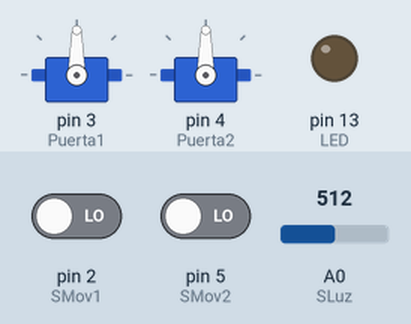
Bench run of a sketch on a simulated Arduino Uno, built with avr-gcc and run on an emulated ATmega328P. Shown: 2 × servo, output pins drawn as LEDs (lit = HIGH). The inputs (shaded band) are chosen by the test bench; at power-on: A0 (SLuz) = 512, pin 5 (SMov2) LOW, pin 2 (SMov1) LOW. At 6.3 s the program stops and its outputs stay as they are.

Above: at 1.2 s.
1.3 s: A0 (SLuz) set to 57
2.8 s: A0 (SLuz) set to 48
At 4.0 s:
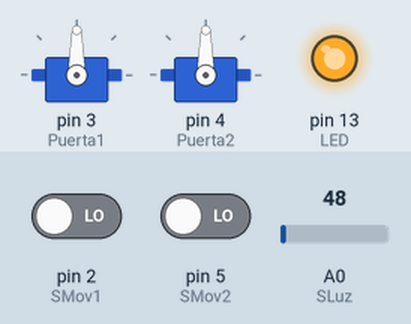
4.3 s: pin 5 (SMov2) driven HIGH
At 5.2 s:
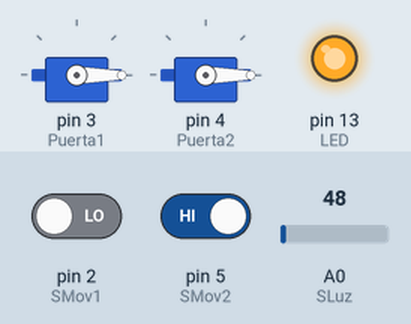
Timing chart, 0 to 7.3 s (numbered marks = the images above; inputs shaded):
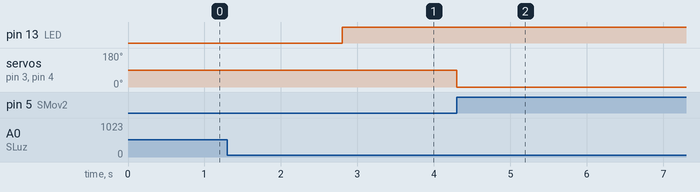

The sketch:

TP_10.ino
```cpp
#include <Servo.h>

#define SMov1 2
#define SMov2 5
#define SLuz A0
#define LED 13

Servo Puerta1;
Servo Puerta2;

void setup() {
  pinMode(SMov1, INPUT);
  pinMode(SMov2, INPUT);
  pinMode(SLuz, INPUT);
  pinMode(LED, OUTPUT);

  Puerta1.attach(3);
  Puerta2.attach(4);
  Serial.begin(9600);
}
//
void loop() {
  detectarLuz(SLuz, LED);
  int Entrada = digitalRead(SMov1);

  while(Entrada == 1){
    abrirPuertas();
  }
  int Salida = digitalRead(SMov2);
  while(Salida == 1){
  	cerrarPuertas();
  }
}

//

void detectarLuz(int dluz,int led) {
  int luz = analogRead( dluz );
  if(luz <= 50){
  	digitalWrite(led, HIGH);
  }else{
  	digitalWrite(led, LOW);
  }
}
void abrirPuertas(){
  Puerta1.write(90);
  Puerta2.write(90);
  delay(1000);
}
void cerrarPuertas() {
  Puerta1.write(0);
  Puerta2.write(0);
  delay(1000);
}
```

Measured:
- the behaviour switches between 51 and 50 on A0 (SLuz) (found by bisection; images 0 and 1)
- after the input at 1.3 s, every drawn part: stays the same
- after the input at 2.8 s, pin 13 (LED): LOW → HIGH at once
- after the input at 4.3 s, servo on pin 3 (Puerta1), servo on pin 4 (Puerta2): 90° → 0° at once
